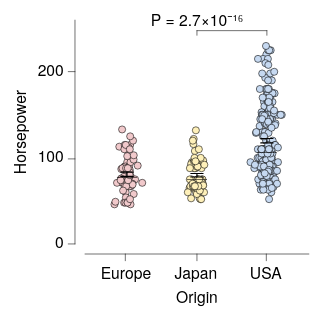

The Vega-Lite source for this figure:
### Vega-Lite specification from a JSON file in a GitHub repository (floating-point values rounded to 4 significant figures; data arrays with more than 128 entries replaced by an {"elided": "..."} marker saying what was removed)
{"background": null, "config": {"arc": {"fill": "#DBDBDB", "fillOpacity": 1.0, "innerRadius": 25.0, "padAngle": 0.03, "stroke": "black", "strokeOpacity": 1, "strokeWidth": 0.25}, "area": {"fill": "#DBDBDB", "fillOpacity": 1.0, "stroke": "black", "strokeOpacity": 1, "strokeWidth": 0.25}, "axis": {"domain": true, "domainCap": "round", "domainColor": "black", "domainWidth": 0.25, "grid": false, "gridCap": "round", "gridColor": "#F1F1F1", "gridDash": [0, 0], "gridOpacity": 1.0, "gridWidth": 0.25, "labelColor": "black", "labelFont": "HelveticaNeue", "labelFontSize": 7, "labelFontStyle": "normal", "labelFontWeight": 400, "offset": 4.5, "ticks": true, "tickCap": "round", "tickColor": "black", "tickSize": 3, "tickWidth": 0.25, "titleColor": "black", "titleFont": "HelveticaNeue", "titleFontSize": 7, "titleFontStyle": "normal", "titleFontWeight": 400}, "axisX": {"domain": true, "labelAlign": "center", "labelAngle": 0, "labels": true, "ticks": true, "translate": 0}, "axisY": {"domain": true, "labelAlign": "right", "labelAngle": 0, "labels": true, "ticks": true, "translate": 0}, "axisRight": {"domain": true, "labelAlign": "left", "labelAngle": 0, "labels": true, "ticks": true, "translate": 0}, "axisTop": {"domain": true, "labelAlign": "center", "labelAngle": 0, "labels": true, "ticks": true, "translate": 0}, "bar": {"fill": "#DBDBDB", "fillOpacity": 1.0, "stroke": "black", "strokeOpacity": 1, "strokeWidth": 0.25}, "boxplot": {"size": 9.0, "ticks": {"cornerRadius": 0.25, "fill": "black", "size": 4.5, "thickness": 0.25}, "box": {"fillOpacity": 1.0, "stroke": "black", "strokeOpacity": 1, "strokeWidth": 0.25}, "median": {"fill": "black", "fillOpacity": 1.0, "size": 9.0, "thickness": 0.25}, "rule": {"fill": "black", "fillOpacity": 1.0, "size": 10.0, "stroke": "black", "strokeDash": [0, 0], "strokeOpacity": 1, "strokeWidth": 0.25}, "outliers": {"color": "black", "fill": "black", "fillOpacity": 1.0, "size": 0, "stroke": "black", "strokeOpacity": 1, "strokeWidth": 0.25}}, "circle": {"fill": "black", "fillOpacity": 1.0, "size": 0.5, "stroke": "black", "strokeOpacity": 1, "strokeWidth": 0.25}, "errorband": {"band": {"fillOpacity": 0.6, "stroke": null, "strokeWidth": 0.25, "strokeOpacity": 1}, "borders": {"opacity": 0, "strokeOpacity": 0.25, "strokeWidth": 1}}, "errorbar": {"opacity": 1, "rule": {"strokeDash": [0, 0], "strokeWidth": 0.5}, "ticks": {"color": "black", "cornerRadius": 0.25, "opacity": 1, "size": 6.0, "thickness": 0.5}, "thickness": 0.5}, "font": "HelveticaNeue", "geoshape": {"fill": "#DBDBDB", "fillOpacity": 1.0, "stroke": "black", "strokeOpacity": 1, "strokeWidth": 0.25}, "header": {"labelColor": "black", "labelFont": "HelveticaNeue", "labelFontSize": 7, "labelFontStyle": "normal", "labelFontWeight": 400, "titleColor": "black", "titleFont": "HelveticaNeue", "titleFontSize": 7, "titleFontStyle": "normal", "titleFontWeight": 400, "titlePadding": 0}, "legend": {"disable": false, "offset": 4.5, "gradientLength": 50.0, "gradientThickness": 5.0, "gradientOpacity": 1.0, "gradientStrokeColor": "black", "gradientStrokeWidth": 0.25, "labelColor": "black", "labelFont": "HelveticaNeue", "labelFontSize": 7, "labelFontStyle": "normal", "labelFontWeight": 400, "strokeColor": "black", "strokeWidth": 0, "symbolSize": 42, "symbolStrokeColor": "black", "symbolStrokeWidth": 0.25, "titleColor": "black", "titleFont": "HelveticaNeue", "titleFontSize": 7, "titleFontStyle": "normal", "titleFontWeight": 400}, "line": {"color": "black", "stroke": "black", "strokeCap": "round", "strokeDash": [0, 0], "strokeOpacity": 1, "strokeWidth": 0.375}, "point": {"filled": true, "fill": "#DBDBDB", "fillOpacity": 1.0, "size": 5.0, "stroke": "black", "strokeOpacity": 1, "strokeWidth": 0.25}, "range": {"category": ["#C6D9F1", "#F1C9CB", "#FEF0B9", "#CEE37A", "#7AA8E0", "#E589A3", "#FDDD5D", "#68B961", "#4177B1", "#C35082", "#E5C227", "#438156"], "diverging": {"scheme": ["#C35082", "#CE6D94", "#D989A7", "#E2A4BA", "#EABFCE", "#F1DBE2", "#F6F6F6", "#D7E0EB", "#B9CBE0", "#9BB6D5", "#7DA1C9", "#5F8CBD", "#4177B1"]}, "heatmap": {"scheme": ["#DFE9F7", "#C6D9F1", "#ADC8EC", "#94B8E6", "#7AA8E0", "#6097DA", "#4D87CA", "#4177B1", "#386898", "#2F597F", "#264A69", "#1D3A58"]}, "ordinal": {"scheme": ["#F1F1F1", "#DBDBDB", "#C6C6C6", "#B2B2B2", "#9D9D9D", "#898989", "#767676", "#636363", "#515151", "#404040", "#2F2F2F", "#1F1F1F"]}, "ramp": {"scheme": ["#DFE9F7", "#C6D9F1", "#ADC8EC", "#94B8E6", "#7AA8E0", "#6097DA", "#4D87CA", "#4177B1", "#386898", "#2F597F", "#264A69", "#1D3A58"]}}, "rule": {"color": "black", "stroke": "black", "strokeCap": "round", "strokeDash": [2, 2], "strokeOpacity": 1, "strokeWidth": 0.25}, "scale": {"bandPaddingInner": 0.1, "bandPaddingOuter": 0.1, "round": false}, "rect": {"fill": "#DBDBDB", "fillOpacity": 1.0, "stroke": "black", "strokeOpacity": 1, "strokeWidth": 0.25}, "square": {"fill": "#DBDBDB", "fillOpacity": 1.0, "size": 10.0, "stroke": "black", "strokeOpacity": 1, "strokeWidth": 0.25}, "text": {"color": "black", "font": "HelveticaNeue", "fontSize": 7, "fontStyle": "normal", "fontWeight": 400}, "title": {"anchor": "middle", "frame": "group", "color": "black", "font": "HelveticaNeue", "fontSize": 7, "fontStyle": "normal", "fontWeight": 400, "subtitleColor": "black", "subtitleFont": "HelveticaNeue", "subtitleFontSize": "HelveticaNeue", "subtitleFontStyle": "normal", "subtitleFontWeight": 400}, "view": {"continuousWidth": 100, "continuousHeight": 100, "discreteWidth": 100, "discreteHeight": 100, "fill": null, "stroke": null, "strokeWidth": 0.25}}, "layer": [{"data": {"name": "data-53eecb024a78fdc2be808dcfdc3af7a2"}, "mark": {"type": "circle", "opacity": 1.0, "size": 10.0}, "encoding": {"color": {"field": "Origin", "legend": null, "sort": ["USA", "Europe", "Japan"], "title": null, "type": "nominal"}, "x": {"axis": {}, "field": "Origin", "sort": ["USA", "Europe", "Japan"], "title": "Origin", "type": "nominal"}, "xOffset": {"field": "jitter_x", "scale": {"domain": [-7.33, 7.33], "range": [5.17, 19.83]}, "type": "quantitative"}, "y": {"field": "Horsepower", "title": "Horsepower", "type": "quantitative"}}}, {"data": {"name": "data-5172545b1b94eeffdf6b4e420a085f16"}, "mark": {"type": "errorbar"}, "encoding": {"x": {"axis": {}, "field": "Origin", "sort": ["USA", "Europe", "Japan"], "title": "Origin", "type": "nominal"}, "y": {"field": "__mean", "title": "Horsepower", "type": "quantitative"}, "yError": {"field": "__error"}}}, {"data": {"name": "data-53eecb024a78fdc2be808dcfdc3af7a2"}, "mark": {"type": "boxplot", "box": {"fillOpacity": 0, "strokeOpacity": 0}, "outliers": {"opacity": 0}, "rule": {"strokeOpacity": 0}, "ticks": false}, "encoding": {"x": {"axis": {}, "field": "Origin", "sort": ["USA", "Europe", "Japan"], "title": "Origin", "type": "nominal"}, "y": {"field": "Horsepower", "title": "Horsepower", "type": "quantitative"}}}, {"layer": [{"layer": [{"data": {"values": [{"x": "USA", "x2": "Japan", "y": 247.8, "__dysonsphere__": 1}]}, "mark": {"type": "rule", "strokeCap": "round", "strokeDash": [0, 0], "strokeWidth": 0.25}, "encoding": {"x": {"field": "x", "type": "nominal"}, "x2": {"field": "x2"}, "y": {"field": "y", "type": "quantitative"}}}, {"data": {"values": [{"x": "USA", "y": 247.8, "y2": 242.5, "__dysonsphere__": 1}]}, "mark": {"type": "rule", "strokeCap": "round", "strokeDash": [0, 0], "strokeWidth": 0.25}, "encoding": {"x": {"field": "x", "type": "nominal"}, "y": {"field": "y", "type": "quantitative"}, "y2": {"field": "y2"}}}, {"data": {"values": [{"x": "Japan", "y": 247.8, "y2": 242.5, "__dysonsphere__": 1}]}, "mark": {"type": "rule", "strokeCap": "round", "strokeDash": [0, 0], "strokeWidth": 0.25}, "encoding": {"x": {"field": "x", "type": "nominal"}, "y": {"field": "y", "type": "quantitative"}, "y2": {"field": "y2"}}}, {"data": {"values": [{"y": 247.8, "label": "P = 2.7×10⁻¹⁶", "__dysonsphere__": 1}]}, "mark": {"type": "text", "align": "center", "dy": -4, "fontSize": 7}, "encoding": {"text": {"field": "label", "type": "nominal"}, "x": {"value": 50.0}, "y": {"field": "y", "type": "quantitative"}}}]}], "name": "__dysonsphere_6d00f8a6476592f2_7"}], "$schema": "https://vega.github.io/schema/vega-lite/v6.4.1.json", "datasets": {"data-53eecb024a78fdc2be808dcfdc3af7a2": {"elided": "400 records"}, "data-5172545b1b94eeffdf6b4e420a085f16": [{"Origin": "Japan", "__mean": 79.84, "__error": 2.005, "__dysonsphere__": 1}, {"Origin": "Europe", "__mean": 81.0, "__error": 2.47, "__dysonsphere__": 1}, {"Origin": "USA", "__mean": 119.9, "__error": 2.529, "__dysonsphere__": 1}]}}
